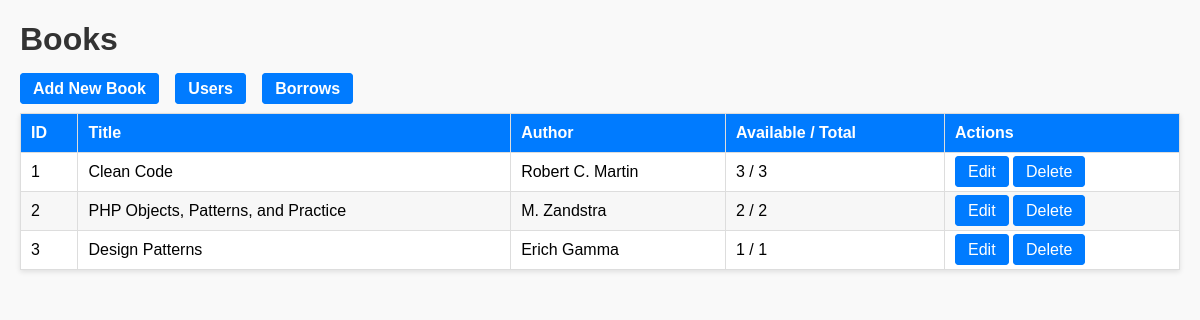
The app's page /public/book/index with its own data.
### tables this page shows
CREATE TABLE IF NOT EXISTS books (
  id INT AUTO_INCREMENT PRIMARY KEY,
  title VARCHAR(255) NOT NULL,
  author VARCHAR(150) NOT NULL,
  total_copies INT NOT NULL DEFAULT 1,
  available_copies INT NOT NULL DEFAULT 1,
  daily_late_fee DECIMAL(8,2) DEFAULT 0.50,
  created_at TIMESTAMP DEFAULT CURRENT_TIMESTAMP
);

### app/Controllers/BookController.php (called while the page is built, shortened)
<?php
class BookController extends Controller {
    private Book $bookModel;
    public function __construct() {
        $this->bookModel = new Book();
    }
    public function index(): void {
        $books = $this->bookModel->all();
        $this->view('books/list.php', ['books' => $books]);
    }
}

### public/index.php (called while the page is built, shortened)
<?php
spl_autoload_register(function($class) {
    $prefix = 'App\\';
    $baseDir = __DIR__ . '/../app/';
    if (str_starts_with($class, $prefix)) {
        $relative = substr($class, strlen($prefix));
        $path = $baseDir . str_replace('\\', '/', $relative) . '.php';
    }
});
$uri = trim(str_replace('/library-mvc/public/', '', $_SERVER['REQUEST_URI']), '/');
$segments = explode('/', $uri);
$action     = $segments[1] ?? 'index';
$params     = array_slice($segments, 2);
$action     = preg_replace('/[^a-zA-Z0-9]/', '', $action);
$ctrl = new $controllerClass();
call_user_func_array([$ctrl, $action], $params);

### app/Core/Database.php (called while the page is built, shortened)
<?php
class Database {
    private static ?PDO $instance = null;
    public static function getInstance(): PDO {
        if (self::$instance === null) {
            $db = new self();
            $dsn = "mysql:host={$db->host};dbname={$db->db};charset={$db->charset}";
            try {
                $pdo = new PDO($dsn, $db->user, $db->pass, [
                    PDO::ATTR_ERRMODE => PDO::ERRMODE_EXCEPTION,
                    PDO::ATTR_DEFAULT_FETCH_MODE => PDO::FETCH_ASSOC,
                    PDO::ATTR_EMULATE_PREPARES => false,
                ]);
                self::$instance = $pdo;
            } catch (PDOException $e) {
                error_log('Database Connection Error: ' . $e->getMessage());
                throw new PDOException('Database connection failed.');
            }
        }
        return self::$instance;
    }
}

### app/Core/Model.php (called while the page is built, shortened)
<?php
class Model {
    public function __construct() {
        $this->db = Database::getInstance();
    }
}

### app/Models/Book.php (called while the page is built, shortened)
<?php
class Book extends Model {
    protected string $table = 'books';
    public function all(): array {
        $stmt = $this->db->query("SELECT * FROM {$this->table}");
        return $stmt->fetchAll();
    }
}

### app/Views/books/list.php (the view, shortened to what this page needs)
<!doctype html>
<html lang="en">
<head>
</head>
<body>
<h1>Books</h1>
<nav>
    <a href="/library-mvc/public/book/create" class="button">Add New Book</a>
    <a href="/library-mvc/public/user/index" class="button">Users</a>
    <a href="/library-mvc/public/borrow/index" class="button">Borrows</a>
</nav>
<table>
<thead>
<tr>
<th>ID</th>
<th>Title</th>
<th>Author</th>
<th>Available / Total</th>
<th>Actions</th>
</tr>
</thead>
<tbody>
<?php if (!empty($books)): ?>
    <?php $counter = 1; ?>
    <?php foreach ($books as $b): ?>
    <tr>
        <td><?= $counter ?></td>
        <td><?= htmlspecialchars($b['title'], ENT_QUOTES) ?></td>
        <td><?= htmlspecialchars($b['author'], ENT_QUOTES) ?></td>
        <td><?= htmlspecialchars($b['available_copies'], ENT_QUOTES) ?> / <?= htmlspecialchars($b['total_copies'], ENT_QUOTES) ?></td>
        <td>
            <a href="/library-mvc/public/book/edit/<?= $b['id'] ?>" class="button">Edit</a>
            <a href="/library-mvc/public/book/delete/<?= $b['id'] ?>" class="button" onclick="return confirm('Delete this book?')">Delete</a>
        </td>
    </tr>
    <?php $counter++; ?>
    <?php endforeach; ?>
<?php else: ?>
    <tr><td colspan="5" style="text-align:center;">No books found.</td></tr>
<?php endif; ?>
</tbody>
</table>
</body>
</html>

### app/Core/Controller.php (shortened to what this page needs)
<?php
class Controller {
    protected function view(string $path, array $data = []): void {
        extract($data, EXTR_SKIP);
        $fullPath = __DIR__ . '/../Views/' . str_replace('/', DIRECTORY_SEPARATOR, $path);
        if (file_exists($fullPath)) {
            require $fullPath;
        } else {
            http_response_code(404);
            echo "View not found: {$path}";
        }
    }
}

### app/Views/books/list.php (style rules this page uses)
body { font-family: Arial, sans-serif; margin: 20px; background: #f9f9f9; }
h1 { color: #333; }
table { border-collapse: collapse; width: 100%; margin-top: 15px; background: #fff; box-shadow: 0 2px 5px rgba(0,0,0,0.1); }
th, td { border: 1px solid #ddd; padding: 10px; text-align: left; }
th { background-color: #007BFF; color: #fff; }
tr:nth-child(even) { background-color: #f7f7f7; }
a.button { padding: 6px 12px; text-decoration: none; border-radius: 4px; border: 1px solid #007BFF; background-color: #007BFF; color: #fff; cursor: pointer; }
nav a { margin-right: 12px; font-weight: bold; }

### records on screen
books: title "Clean Code", author "Robert C. Martin", available_copies "3", total_copies "3"
books: title "PHP Objects, Patterns, and Practice", author "M. Zandstra", available_copies "2", total_copies "2"
books: title "Design Patterns", author "Erich Gamma", available_copies "1", total_copies "1"
